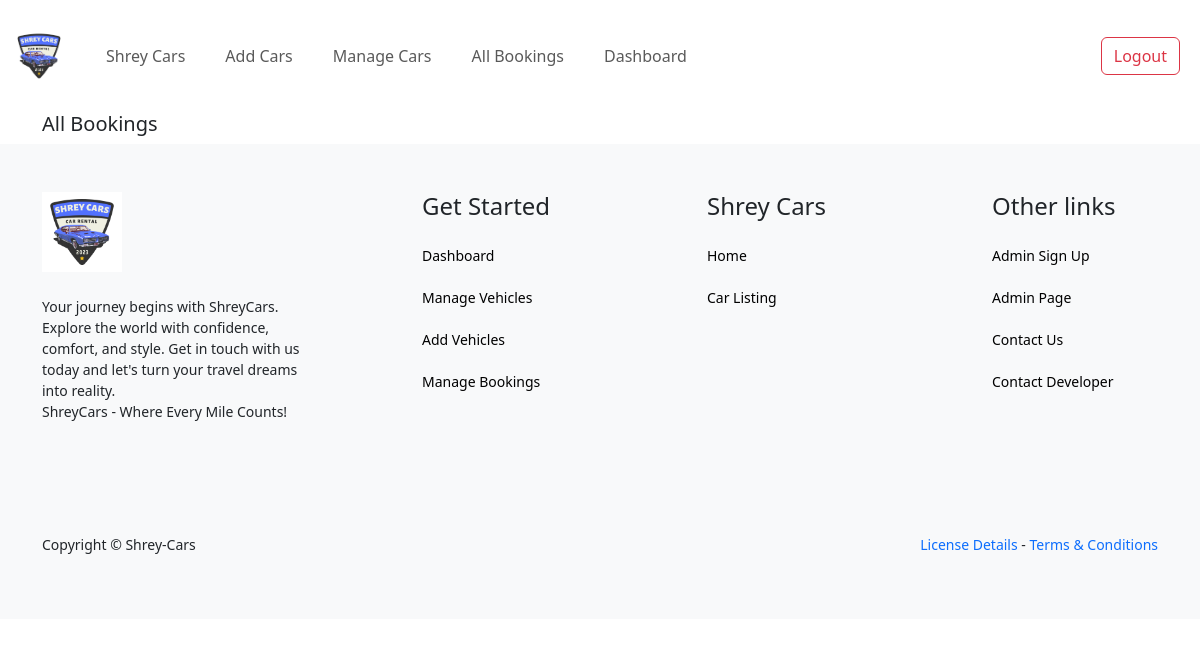
/admin/manage-bookings.php (signed in), run on an earlier commit of the app's database.
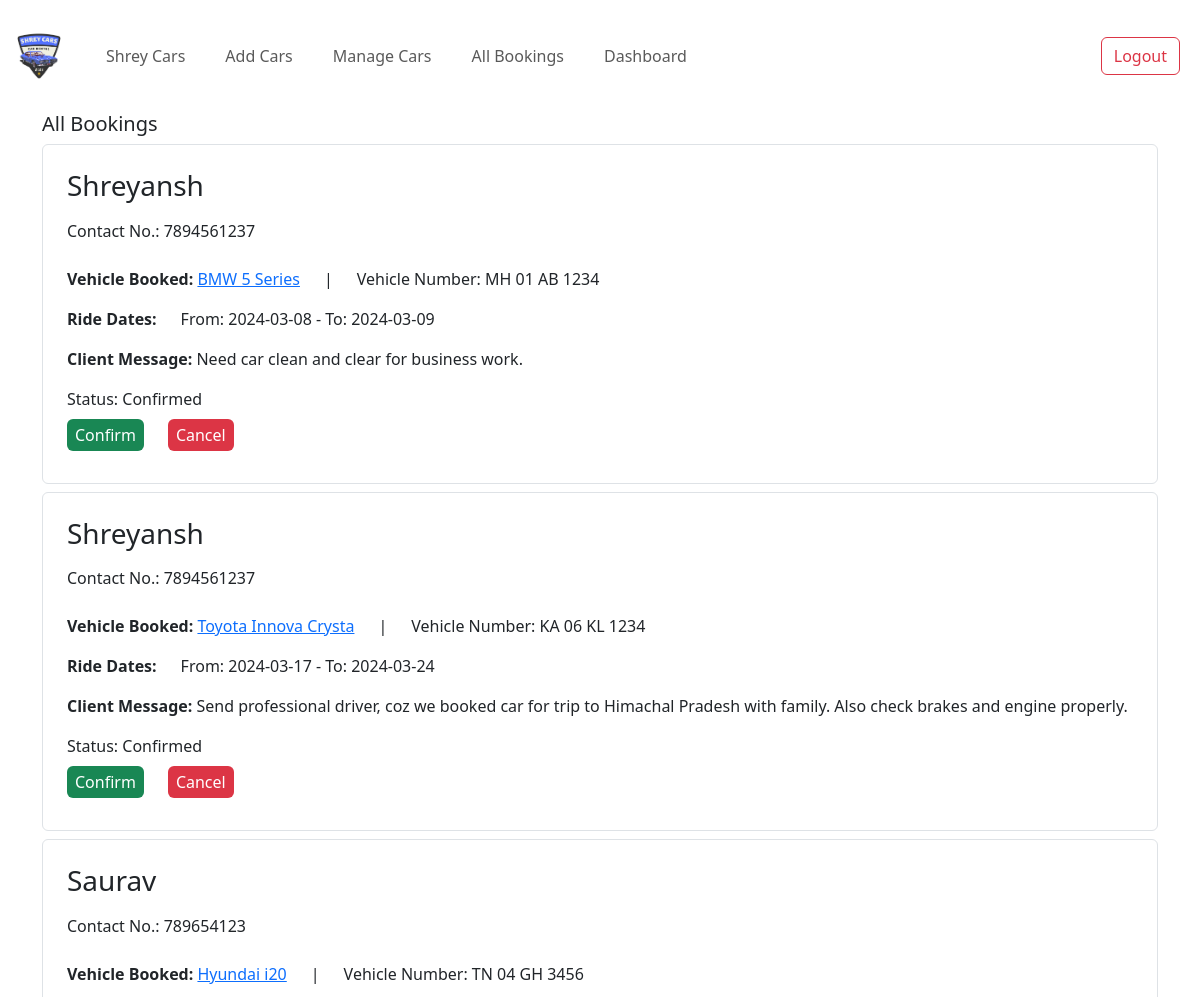
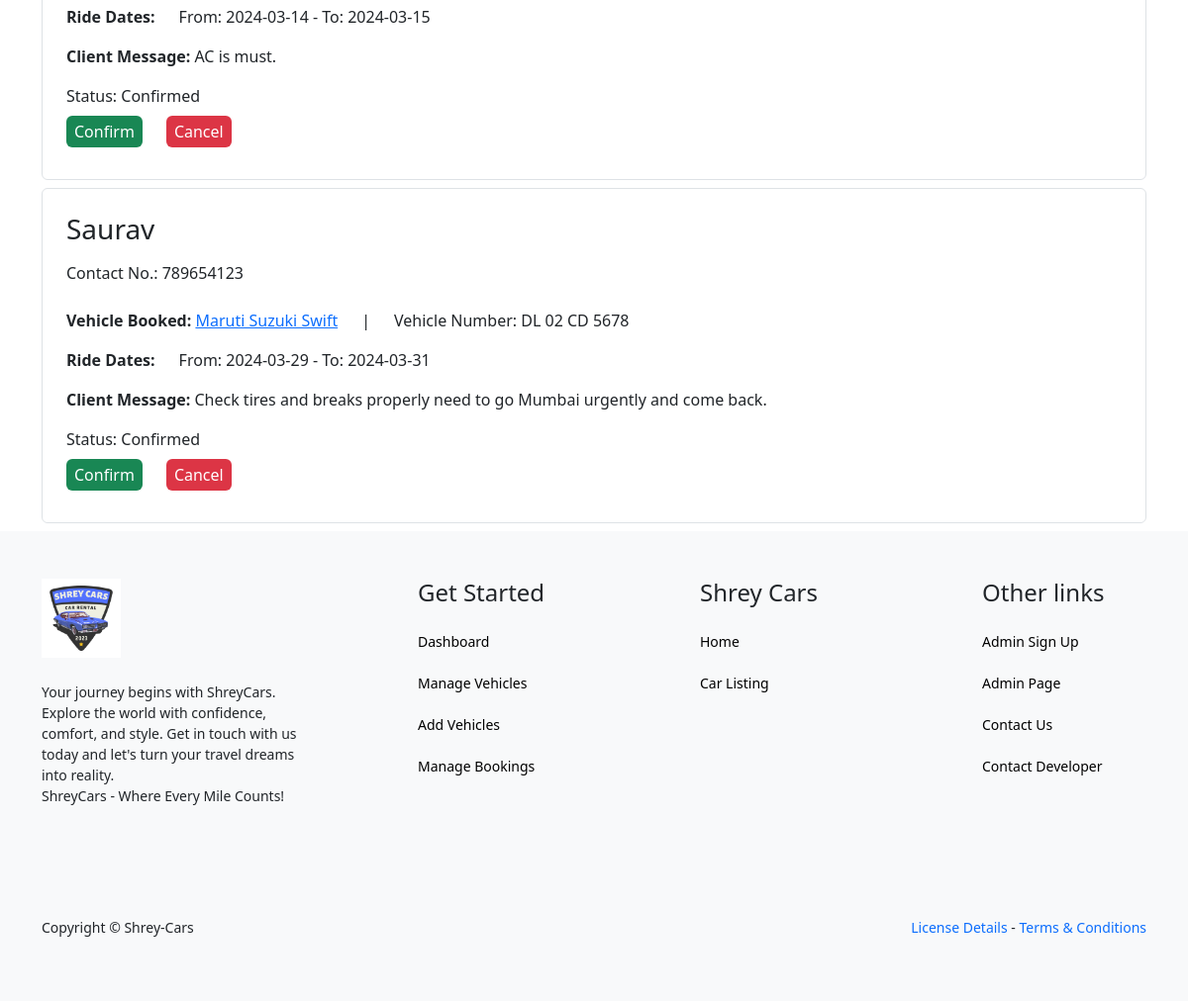
And on a later commit of the database (2 pictures, top to bottom).
### tables this page shows
CREATE TABLE `tblbooking` (
  `id` int(11) NOT NULL,
  `BookingNumber` bigint(12) DEFAULT NULL,
  `userEmail` varchar(100) DEFAULT NULL,
  `VehicleId` int(11) DEFAULT NULL,
  `VehicleNo` varchar(20) DEFAULT NULL,
  `FromDate` varchar(20) DEFAULT NULL,
  `ToDate` varchar(20) DEFAULT NULL,
  `message` varchar(255) DEFAULT NULL,
  `Status` int(11) DEFAULT NULL,
  `PostingDate` timestamp NOT NULL DEFAULT current_timestamp(),
  `LastUpdationDate` timestamp NULL DEFAULT NULL ON UPDATE current_timestamp(),
  `carOwnerId` int(11) NOT NULL DEFAULT 0
);

CREATE TABLE `tblusers` (
  `id` int(11) NOT NULL,
  `FullName` varchar(120) DEFAULT NULL,
  `EmailId` varchar(100) DEFAULT NULL,
  `Password` varchar(100) DEFAULT NULL,
  `ContactNo` char(11) DEFAULT NULL,
  `dob` varchar(100) DEFAULT NULL,
  `Address` varchar(255) DEFAULT NULL,
  `City` varchar(100) DEFAULT NULL,
  `Country` varchar(100) DEFAULT NULL,
  `RegDate` timestamp NULL DEFAULT current_timestamp(),
  `UpdationDate` timestamp NULL DEFAULT NULL ON UPDATE current_timestamp()
);

CREATE TABLE `tblvehicles` (
  `id` int(11) NOT NULL,
  `VehiclesTitle` varchar(150) DEFAULT NULL,
  `VehicleNo` varchar(20) DEFAULT NULL,
  `VehiclesOverview` longtext DEFAULT NULL,
  `PricePerDay` int(11) DEFAULT NULL,
  `FuelType` varchar(100) DEFAULT NULL,
  `ModelYear` int(6) DEFAULT NULL,
  `SeatingCapacity` int(11) DEFAULT NULL,
  `Vimage1` varchar(120) DEFAULT NULL,
  `Vimage2` varchar(120) DEFAULT NULL,
  `Vimage3` varchar(120) DEFAULT NULL,
  `Vimage4` varchar(120) DEFAULT NULL,
  `RegDate` timestamp NOT NULL DEFAULT current_timestamp(),
  `UpdationDate` timestamp NULL DEFAULT NULL ON UPDATE current_timestamp(),
  `ownerId` int(11) DEFAULT NULL
);

### admin/manage-bookings.php (the view, shortened to what this page needs)
<?php
include('includes/config.php');
if(strlen($_SESSION['alogin'])==0)
	{
header('location:index.php');
}
else{
 ?>
<!DOCTYPE html>
<html lang="en">
<head>
    <link href="https://cdn.jsdelivr.net/npm/bootstrap@5.3.3/dist/css/bootstrap.min.css" rel="stylesheet">
</head>
<body>
    <?php include('header.php')?>
    <div class="container">
        <h5>All Bookings</h5>
    </div>
    <div class="container ">
        <?php
            $ownerId = $_SESSION['ownerId'];
            $sql = "SELECT u.FullName, u.ContactNo, v.VehicleNo, v.VehiclesTitle, b.FromDate, b.ToDate, b.message, b.VehicleId AS vid, b.Status, b.id FROM tblbooking b JOIN tblvehicles v ON v.id = b.VehicleId JOIN tblusers u ON u.EmailId = b.userEmail WHERE b.carOwnerId = :ownerId";
            $query = $dbh -> prepare($sql);
            $query->bindParam(':ownerId', $ownerId, PDO::PARAM_INT);
            $query->execute();
            $results=$query->fetchAll(PDO::FETCH_OBJ);
            $cnt=1;
            if($query->rowCount() > 0)
            {
            foreach($results as $result)
        {?>
        <div class="border p-4 rounded my-2">
            <div class="d-flex">
                <h3><?php echo htmlentities($result->FullName);?></h3>
            </div>
            <div class="d-flex py-2">
                <p>Contact No.: <?php echo htmlentities($result->ContactNo);?></p>
            </div>
            <div class="d-flex ">
                <p class="me-4">
                    <b>
                    Vehicle Booked:
                    </b>
                     <a class="" href="edit-vehical.php?id=<?php echo htmlentities($result->vid);?>"><?php echo htmlentities($result->VehiclesTitle);?> </a>
                </p>
                <p class="me-4">
                    |
                </p>
                <p>
                 Vehicle Number: <?php echo htmlentities($result->VehicleNo);?>
                </p>
            </div>
            <div class="d-flex ">
                <p class="me-4">
                    <b>
                    Ride Dates:
                    </b>
                </p>
                <p>From: <?php echo htmlentities($result->FromDate);?> - To: <?php echo htmlentities($result->ToDate);?></p>
            </div>
            <div class="d-flex ">
                <p>
                    <b>Client Message:</b> <?php echo htmlentities($result->message);?>
                </p>
            </div>
            <div class="d-flex">
            <?php
                if($result->Status==0)
                {
                echo htmlentities('Status: Not Confirmed yet');
                } else if ($result->Status==1) {
                echo htmlentities('Status: Confirmed');
                }
                else{
                    echo htmlentities('Status: Cancelled');
                }?>
            </div>
            <div class="d-flex py-2">
                <a class="bg-success py-1 px-2 rounded text-white text-decoration-none me-4" href="manage-bookings.php?aeid=<?php echo htmlentities($result->id);?>" onclick="return confirm('Do you really want to Confirm this booking')"> Confirm</a>
                <a class="bg-danger py-1 px-2 text-white text-decoration-none rounded me-4" href="manage-bookings.php?eid=<?php echo htmlentities($result->id);?>" onclick="return confirm('Do you really want to Cancel this Booking')"> Cancel</a>
            </div>
        </div>
        <?php $cnt=$cnt+1; }} ?>
    </div>
    <?php include('includes/footer.php')?>
</body>
</html>
<?php } ?>

What changed in the data, as far as the page shows it:
now on this page (row edited): tblbooking: tblusers.FullName "Shreyansh", tblusers.ContactNo "7894561237", VehicleId.VehiclesTitle "BMW 5 Series", VehicleId.VehicleNo "MH 01 AB 1234", FromDate "2024-03-08", ToDate "2024-03-09", message "Need car clean and clear for business work."
now on this page (row edited): tblbooking: tblusers.FullName "Shreyansh", tblusers.ContactNo "7894561237", VehicleId.VehiclesTitle "Toyota Innova Crysta", VehicleId.VehicleNo "KA 06 KL 1234", FromDate "2024-03-17", ToDate "2024-03-24", message "Send professional driver, coz we booked car for trip to Himachal Pradesh with family. Also check brakes and engine properly."
now on this page (row edited): tblbooking: tblusers.FullName "Saurav", tblusers.ContactNo "789654123", VehicleId.VehiclesTitle "Hyundai i20", VehicleId.VehicleNo "TN 04 GH 3456", FromDate "2024-03-14", ToDate "2024-03-15", message "AC is must."
now on this page (row edited): tblbooking: tblusers.FullName "Saurav", tblusers.ContactNo "789654123", VehicleId.VehiclesTitle "Maruti Suzuki Swift", VehicleId.VehicleNo "DL 02 CD 5678", FromDate "2024-03-29", ToDate "2024-03-31", message "Check tires and breaks properly need to go Mumbai urgently and come back."
